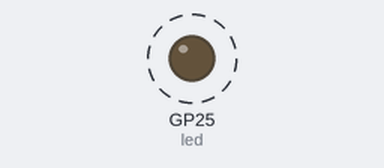
A program run on a simulated Raspberry Pi Pico running MicroPython. Shown: output pins drawn as LEDs (lit = HIGH). Dashed ring = blinking. Files the program writes start out absent; what the program prints to the serial console is not drawn.

Above: at 0.12 s.
Timing chart, 0 to 3.0 s (numbered marks = the images above):
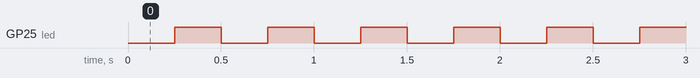

The program:

hang.py
```python
from machine import Pin, Timer, WDT
import uos, time
import gc

# Setup the watchdog timer
wdt = WDT(timeout=2000)  # enable it with a timeout of 2s
wdt.feed()

gc.disable()

led = Pin(25, Pin.OUT)
timer = Timer()

count = 0

f = open("afile", "w")
f.write("This is a file\n")
f.close()
try:
    uos.remove("bfile")
except:
    pass

def blink(timer):
  global count;
#  count += 1
  led.toggle()

timer.init(freq=4, mode=Timer.PERIODIC, callback=blink)

while True:
    uos.rename("afile", "bfile")
    time.sleep(0.1111)
    uos.rename("bfile", "afile")
    time.sleep(0.1111)
    print("count =", count)
```

Measured:
- by itself, GP25 (led): alternates HIGH for 0.25 s and LOW for 0.25 s
- by itself, everything shown: repeats every 1.0 s, in 4 steps
